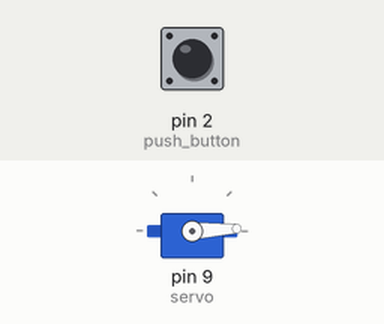
The sketch below on a simulated Arduino Uno, built with avr-gcc and run on an emulated ATmega328P. On the bench: servo. The test bench sets the inputs (shaded band); at power-on: pin 2 (push_button) LOW.

Above: at 0.05 s.
At 1.3 s:
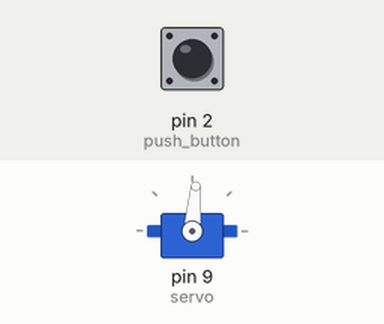
At 2.6 s:
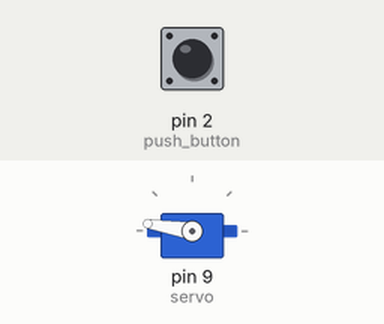
At 5.2 s:
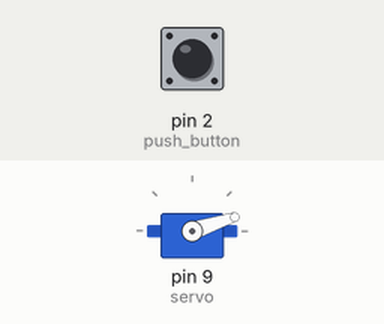
Timing chart, 0 to 7.1 s (numbered marks = the images above):
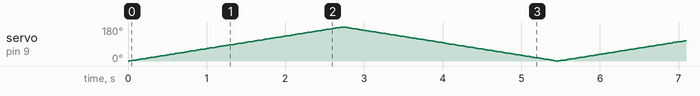

The sketch:

servo_ver_changmi.ino
```cpp
#include <Servo.h>

Servo servo;

int pos = 0;
int push_button = 2;
int flag = 0;


void setup() {
  pinMode(push_button, INPUT);
  servo.attach(9);
  Serial.begin(9600);
}

void loop()
{
  // Serial.println(digitalRead(push_button));
  bool incoming_data = digitalRead(push_button);


  for (int pos=0; pos <= 180; pos ++)
  {
    servo.write(pos);
    delay(15);
  }


  for (int pos = 180; pos >=0; pos--)
  {
    servo.write(pos);
    delay(15);
  }

}
```
